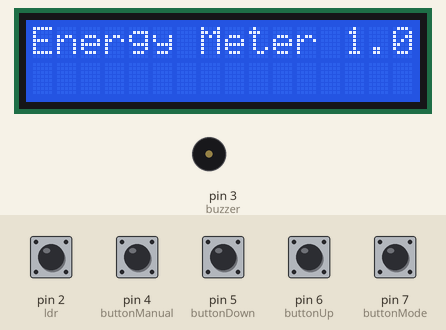
Recording of a sketch running on a simulated Arduino Uno, built with avr-gcc and run on an emulated ATmega328P. Shown: 16×2 character LCD, buzzer (waves = sounding, pin HIGH). The inputs (shaded band) are chosen by the test bench; at power-on: pin 2 (ldr), pin 4 (buttonManual), pin 5 (buttonDown), pin 6 (buttonUp), pin 7 (buttonMode) HIGH.

Above: at 1.2 s.
1.3 s: pin 4 (buttonManual) pulled LOW for 3.2 s
At 2.0 s:
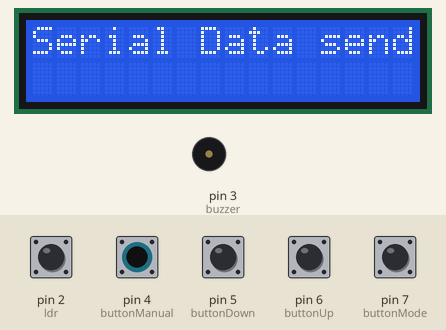
6.9 s: pin 7 (buttonMode) pulled LOW for 0.15 s
At 7.4 s:
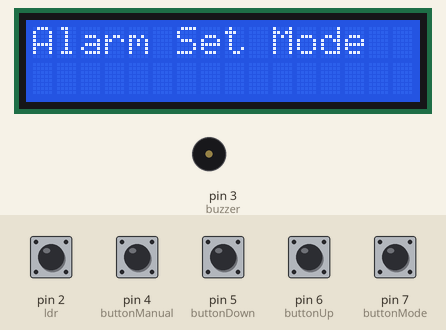
Timing chart, 0 to 9.9 s (numbered marks = the images above; inputs shaded):
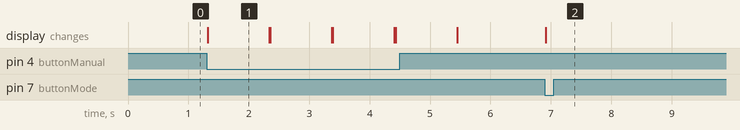

The sketch:

arduino_code.ino
```cpp
#include <Wire.h>
#include <LiquidCrystal_I2C.h>
int ldr = 2;
int buzzer = 3;
int buttonManual = 4;
int buttonDown = 5;
int buttonUp = 6;
int buttonMode = 7;

int ldr_read = 0;
int KWh = 0;
int button_count = 0;

boolean s = false;

LiquidCrystal_I2C lcd(0x27, 16, 2);

void setup() {

  // Serial.begin(9600);
  lcd.begin();
  lcd.backlight();

  pinMode(ldr, INPUT);
  pinMode(buzzer, OUTPUT);
  pinMode(buttonManual, INPUT_PULLUP);
  pinMode(buttonDown, INPUT_PULLUP);
  pinMode(buttonUp, INPUT_PULLUP);
  pinMode(buttonMode, INPUT_PULLUP);

  lcd.clear();
  lcd.setCursor(0, 0);
  lcd.print("Energy Meter 1.0");

}

void loop() {

  if (digitalRead(ldr) == LOW) {
    ldr_read++;
    // Serial.print("Point: ");
    //Serial.println(ldr_read);
    delay(1000);
  }

  if (ldr_read == 20) {
    KWh++;
    // Serial.print("KWh Result: ");
    //Serial.println(KWh);
    ldr_read = 0;
    delay(1000);
  }

  if (digitalRead(buttonMode) == LOW) {
    //Serial.println("Alarm Set Mode");
    lcd.clear();
    lcd.setCursor(0, 0);
    lcd.print("Alarm Set Mode");
    s = true;
    delay(1000);
    while (s) {
      if (digitalRead(buttonUp) == LOW) {
        button_count++;
        lcd.clear();
        lcd.setCursor(0, 0);
        lcd.print("Alarm Set Value");
        lcd.setCursor(0, 1);
        lcd.print(button_count);
        //Serial.print("Alarm Set Value: ");
        //Serial.println(button_count);
        delay(500);
      } else if (digitalRead(buttonDown) == LOW) {
        button_count--;
        lcd.clear();
        lcd.setCursor(0, 0);
        lcd.print("Alarm Set Value");
        lcd.setCursor(0, 1);
        lcd.print(button_count);
        //Serial.print("Alarm Set Value: ");
        //Serial.println(button_count);
        delay(500);
      } else if (digitalRead(buttonMode) == LOW) {
        s = false;
        //Serial.println("Alarm set OK");
        delay(1000);
      }
    }

  } else if (KWh == button_count && KWh != 0) {
    //Serial.println("Alarm ON!!!!!!!!!!!");
    digitalWrite(buzzer, HIGH);
    delay(1000);
    digitalWrite(buzzer, LOW);
    delay(1000);
  }
  if (digitalRead(buttonManual) == LOW) {
    Serial.println(KWh);

    lcd.clear();
    lcd.setCursor(0, 0);
    lcd.print("Serial Data send");
    delay(1000);
    lcd.clear();
    lcd.setCursor(0, 0);
    lcd.print("Energy Meter 1.0");
  }

}
```

Measured:
- after the input at 1.3 s, the display: changes at once (image 1)
- after the input at 6.9 s, the display: changes at once (image 2)
- what the display in image 1 shows lasts 1.0 s, from 1.3 s to 2.3 s
